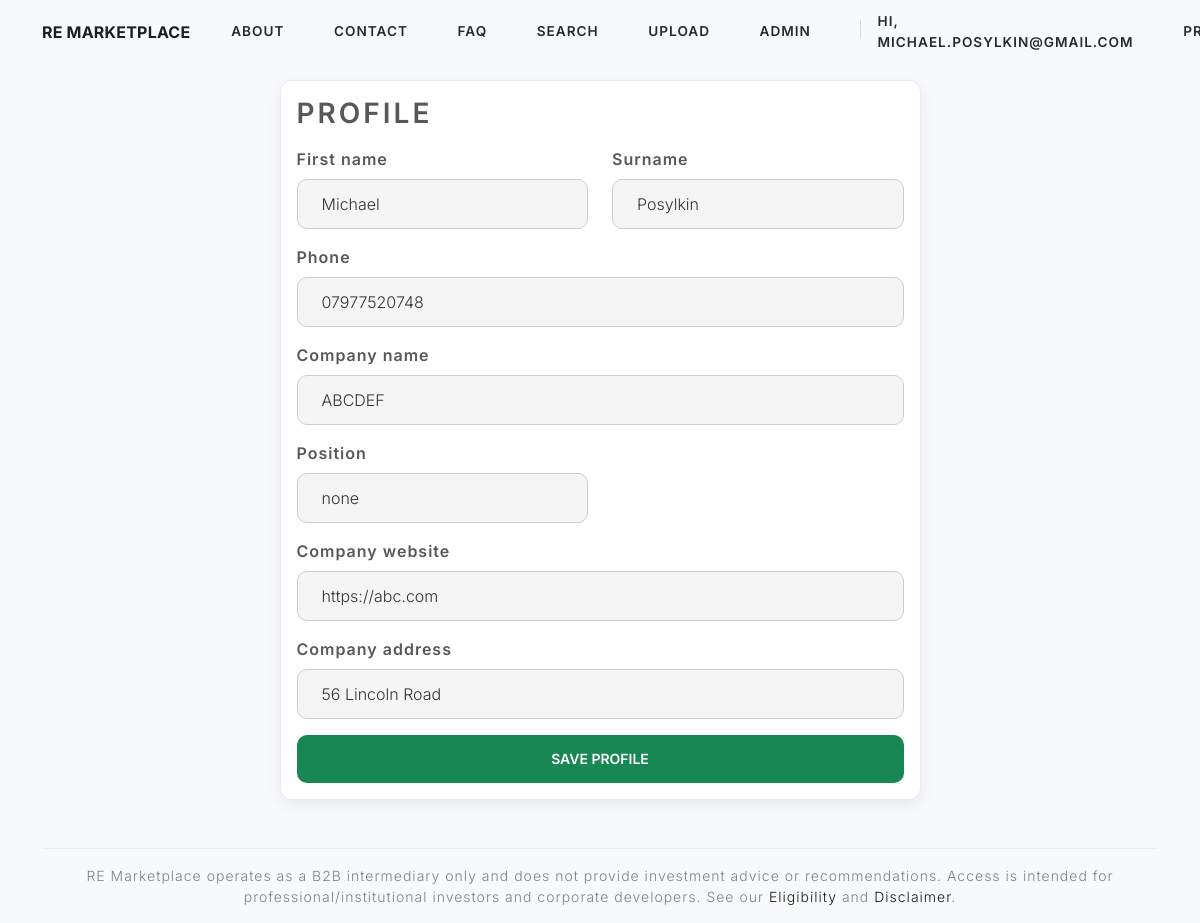
The app's page /profile (signed in) with its own data.
### models.py (models this page shows, shortened)
class User(UserMixin, db.Model):
    id = db.Column(db.Integer, primary_key=True)
    email = db.Column(db.String(150), unique=True, nullable=False)
    password_hash = db.Column(db.String(150), nullable=False)
    role = db.Column(db.String(20), default='developer')
    company_name = db.Column(db.String(150))
    position_in_company = db.Column(db.String(50))
    company_website = db.Column(db.String(255))
    company_address = db.Column(db.String(300))
    phone = db.Column(db.String(30))
    first_name = db.Column(db.String(100))
    surname = db.Column(db.String(100))
    aum = db.Column(db.Float)
    projects = db.relationship('Project', backref='owner', lazy=True)
    preferences_json = db.Column(db.JSON, nullable=False, default=dict)
    def get_preferences(self) -> dict:
        prefs = getattr(self, "preferences_json", None)
        if not prefs:
            return {}
        if isinstance(prefs, dict):
            return prefs
        try:
            return json.loads(prefs) if prefs else {}
        except Exception:
            return {}
    @hybrid_property
    def preferred_asset_classes(self):
        return self._pref_get("preferred_asset_classes", "")
    @hybrid_property
    def location_type_preference(self):
        return self._pref_get("location_type_preference", "")
    @hybrid_property
    def target_min_irr(self):
        return self._pref_get("target_min_irr", "")
    @hybrid_property
    def email_updates(self):
        return bool(self._pref_get("email_updates", False))
    @hybrid_property
    def ticket_min(self):
        return self._pref_get("ticket_min", "")
    @hybrid_property
    def ticket_max(self):
        return self._pref_get("ticket_max", "")

### app.py (the view, shortened to what this page needs)
@app.route('/profile', methods=['GET', 'POST'])
@login_required
def profile():
    form = ProfileForm()
    if request.method == 'GET':
        form.first_name.data = current_user.first_name
        form.surname.data = current_user.surname
        form.phone.data = current_user.phone
        form.company_name.data = current_user.company_name
        form.position_in_company.data = current_user.position_in_company
        form.company_website.data = current_user.company_website
        form.company_address.data = current_user.company_address
        form.aum.data = current_user.aum
        prefs = current_user.get_preferences()
        form.preferred_asset_classes.data = prefs.get("preferred_asset_classes", "")
        form.location_type_preference.data = prefs.get("location_type_preference", "")
        form.target_min_irr.data = prefs.get("target_min_irr", "")
        form.ticket_min.data = prefs.get("ticket_min", "")
        form.ticket_max.data = prefs.get("ticket_max", "")
        form.email_updates.data = bool(prefs.get("email_updates", False))
    return render_template('profile.html', form=form)

### app.py (called while the page is built)
@login_manager.user_loader
def load_user(user_id):
    return User.query.get(int(user_id))

### templates/profile.html (shortened to what this page needs)
{% extends "base.html" %}
{% block content %}
<div class="row justify-content-center">
  <div class="col-md-8 col-lg-7">
    <div class="card">
      <div class="card-body profile-card">
        <h2 class="card-title mb-3">Profile</h2>
        <form method="POST" class="profile-form" novalidate>
          <div class="row">
            <div class="col-md-6">
              <div class="mb-3">
                {{ form.first_name.label(class="form-label") }}
                {{ form.first_name(class="form-control") }}
              </div>
            </div>
            <div class="col-md-6">
              <div class="mb-3">
                {{ form.surname.label(class="form-label") }}
                {{ form.surname(class="form-control") }}
              </div>
            </div>
          </div>
          <div class="mb-3">
            {{ form.phone.label(class="form-label") }}
            {{ form.phone(class="form-control") }}
          </div>
          <div class="mb-3">
            {{ form.company_name.label(class="form-label") }}
            {{ form.company_name(class="form-control") }}
          </div>
          <div class="row">
            <div class="col-md-6">
              <div class="mb-3">
                {{ form.position_in_company.label(class="form-label") }}
                {{ form.position_in_company(class="form-control") }}
              </div>
            </div>
            <div class="col-md-6">
            </div>
          </div>
          <div class="mb-3">
            {{ form.company_website.label(class="form-label") }}
            {{ form.company_website(class="form-control") }}
          </div>
          <div class="mb-3">
            {{ form.company_address.label(class="form-label") }}
            {{ form.company_address(class="form-control") }}
          </div>
          <div class="d-grid">
            {{ form.submit(class="btn btn-primary") }}
          </div>
        </form>
      </div>
    </div>
  </div>
</div>
{% endblock %}

### templates/base.html (shortened to what this page needs)
<!DOCTYPE html>
<html lang="en">
<head>
  <link rel="stylesheet" href="https://cdn.jsdelivr.net/npm/bootswatch@5.3.0/dist/lux/bootstrap.min.css">
  <link href="https://cdn.jsdelivr.net/npm/select2@4.1.0-rc.0/dist/css/select2.min.css" rel="stylesheet">
  <link rel="stylesheet" href="{{ url_for('static', filename='style.css') }}">
  <link rel="stylesheet" href="{{ url_for('static', filename='forms.css') }}">
</head>
<body>
  <nav class="navbar navbar-expand-lg navbar-light fixed-top pg-navbar">
    <div class="container">
      <a class="navbar-brand pg-brand" href="{{ url_for('home') }}">RE Marketplace</a>
      <div class="collapse navbar-collapse" id="pgNav">
        <ul class="navbar-nav ms-auto align-items-lg-center pg-menu">
          <li class="nav-item"><a class="nav-link" href="{{ url_for('about') }}">About</a></li>
          <li class="nav-item"><a class="nav-link" href="{{ url_for('contact') }}">Contact</a></li>
          <li class="nav-item"><a class="nav-link" href="{{ url_for('faq') }}">FAQ</a></li>
          {% if current_user.is_authenticated %}
            <li class="nav-item"><a class="nav-link" href="{{ url_for('search') }}">Search</a></li>
            {% if current_user.role in ['developer','admin'] %}
              <li class="nav-item"><a class="nav-link" href="{{ url_for('upload') }}">Upload</a></li>
            {% endif %}
            {% if current_user.role == 'admin' %}
              <li class="nav-item"><a class="nav-link" href="{{ url_for('admin_dashboard') }}">Admin</a></li>
            {% endif %}
            <li class="nav-item"><span class="nav-link small text-muted">Hi, {{ current_user.email }}</span></li>
            <li class="nav-item"><a class="nav-link" href="{{ url_for('profile') }}">Profile</a></li>
          {% else %}
            <li class="nav-item"><a class="nav-link" href="{{ url_for('login') }}">Log in</a></li>
            <li class="nav-item"><a class="btn btn-sm pg-cta" href="{{ url_for('register') }}">Register</a></li>
          {% endif %}
        </ul>
      </div>
    </div>
  </nav>
  <div class="pg-nav-spacer"></div>
  <div class="container my-4">
    {% block content %}{% endblock %}
    <footer class="border-top mt-5 py-3 small text-center text-muted">
      RE Marketplace operates as a B2B intermediary only and does not provide investment advice or recommendations.
      Access is intended for professional/institutional investors and corporate developers.
      See our <a href="{{ url_for('eligibility') }}">Eligibility</a> and <a href="{{ url_for('disclaimer') }}">Disclaimer</a>.
    </footer>
  </div>
</body>
</html>

### static/style.css (style rules this page uses)
:root { --font-sans: "Inter","Segoe UI","Roboto",system-ui,-apple-system,sans-serif; --brand: #198754; --brand-600: #157347; --text: #212529; --muted: #6c757d; --bg: #f8f9fa; --card-bg: #ffffff; --border: #e9ecef; --radius: 12px; --shadow: 0 6px 16px rgba(0,0,0,0.06); }
html, body { height: 100%; }
body { background-color: var(--bg); color: var(--text); font-family: var(--font-sans); -webkit-font-smoothing: antialiased; -moz-osx-font-smoothing: grayscale; }
a { text-decoration: none; }
.pg-navbar { background: transparent; transition: background-color .25s ease, box-shadow .25s ease, padding .25s ease; padding: .35rem 0; z-index: 1030; }
.pg-nav-spacer { height: 56px; }
.pg-brand { color: #1b1f24 !important; font-size: 1rem; font-weight: 700; letter-spacing: .2px; }
.pg-menu .nav-link { font-size: .85rem; padding: .35rem .55rem !important; color: #1b1f24 !important; opacity: .95; position: relative; transition: color .2s ease, opacity .2s ease; }
.pg-menu .nav-link::after { content: ""; position: absolute; left: .55rem; right: .55rem; bottom: .15rem; height: 2px; background: var(--brand); transform: scaleX(0); transform-origin: left; transition: transform .22s ease; }
.card { background: var(--card-bg); border: 1px solid var(--border); border-radius: var(--radius); box-shadow: var(--shadow); }
.card-title { font-weight: 600; }
.form-label { font-weight: 600; }
.form-control, .form-select { border-radius: 10px; }
.btn { border-radius: 10px; }
.btn-primary, .btn-success { background: var(--brand); border-color: var(--brand); }

### templates/profile.html (style rules this page uses)
.profile-form .form-control, .profile-form .form-select { background-color: #f5f5f5; border: 1px solid #ccc; color: #333; }

### records on screen
User: email "MICHAEL.POSYLKIN@GMAIL.COM", first_name "Michael", surname "Posylkin", phone "07977520748", company_name "ABCDEF", position_in_company "none", company_website "https://abc.com", company_address "56 Lincoln Road"
